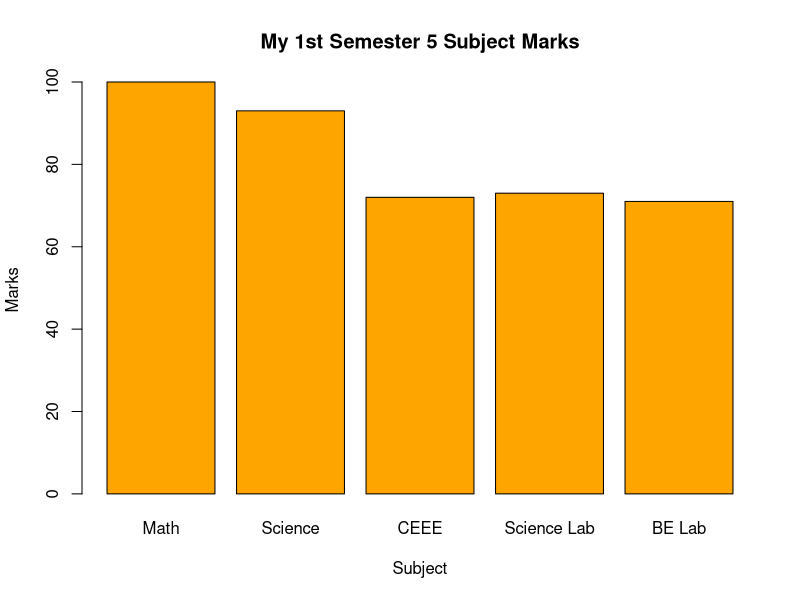

Here is the R script that generated this plot:
marks=c(100,93,72,73,71)
barplot(marks,
        main="My 1st Semester 5 Subject Marks",
        xlab="Subject",
        ylab="Marks",
        names.arg=c("Math","Science","CEEE","Science Lab","BE Lab"),
        col="orange",
        horiz=FALSE)